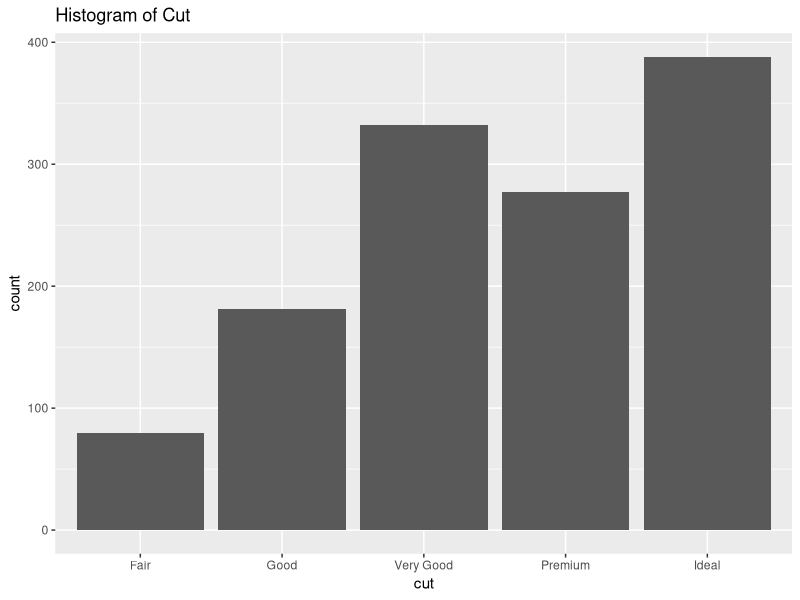
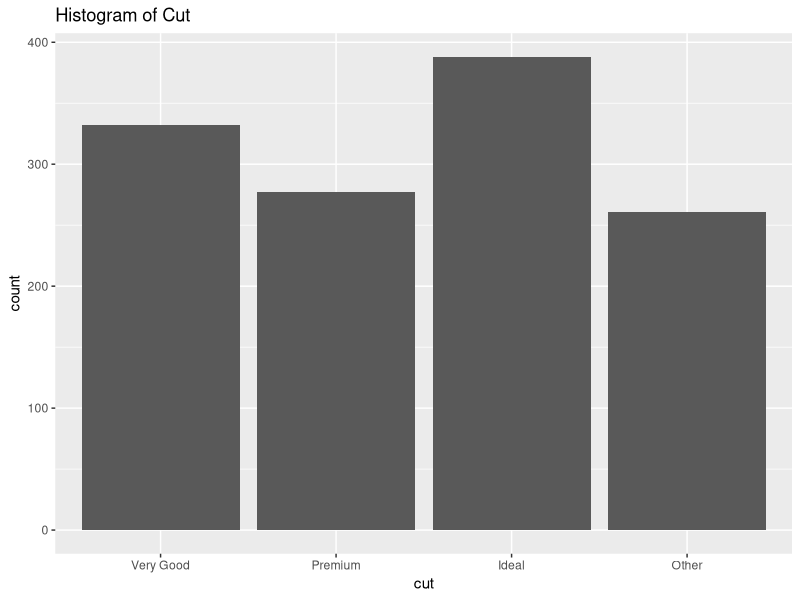
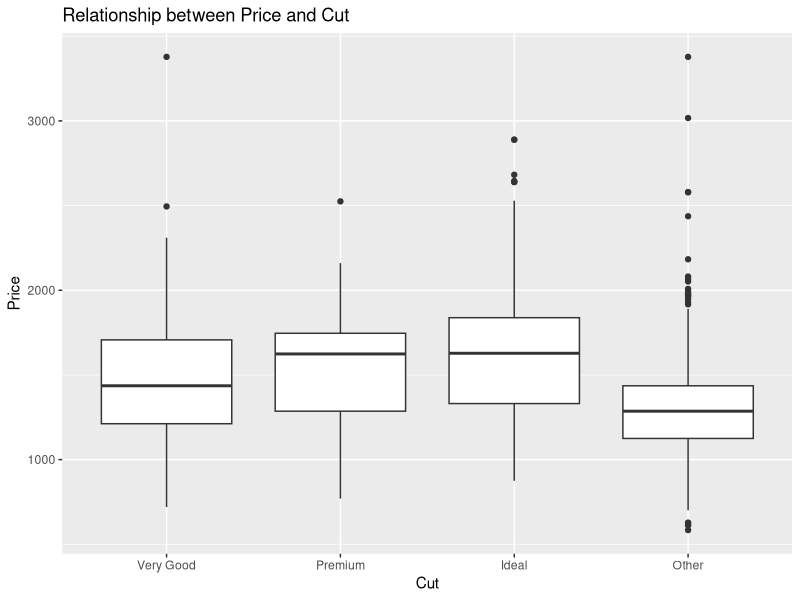
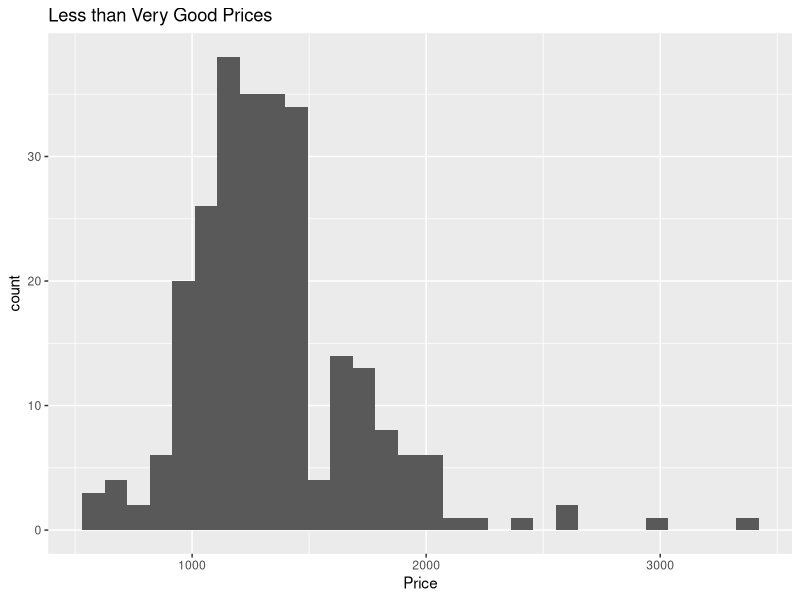
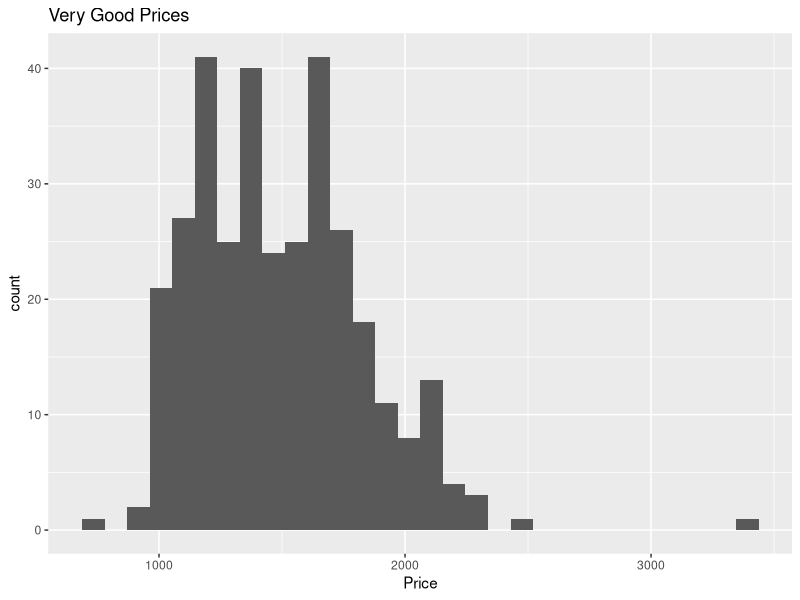
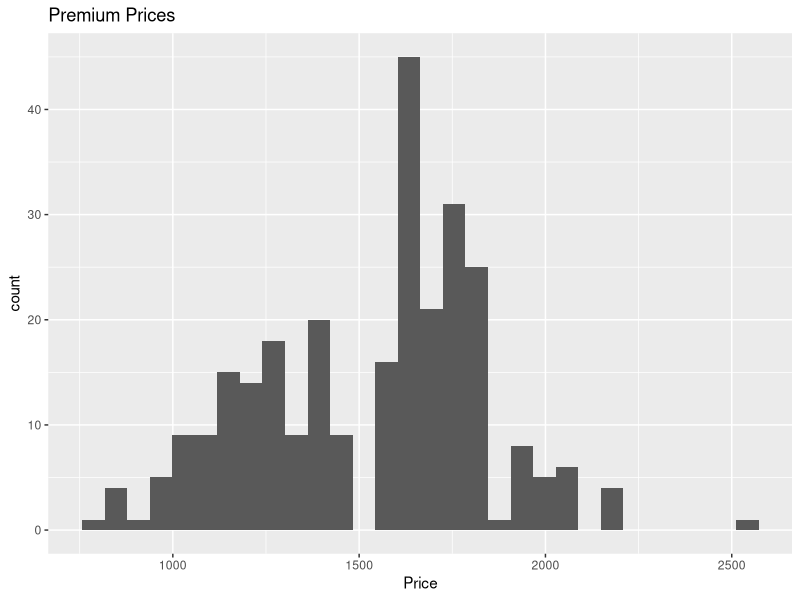
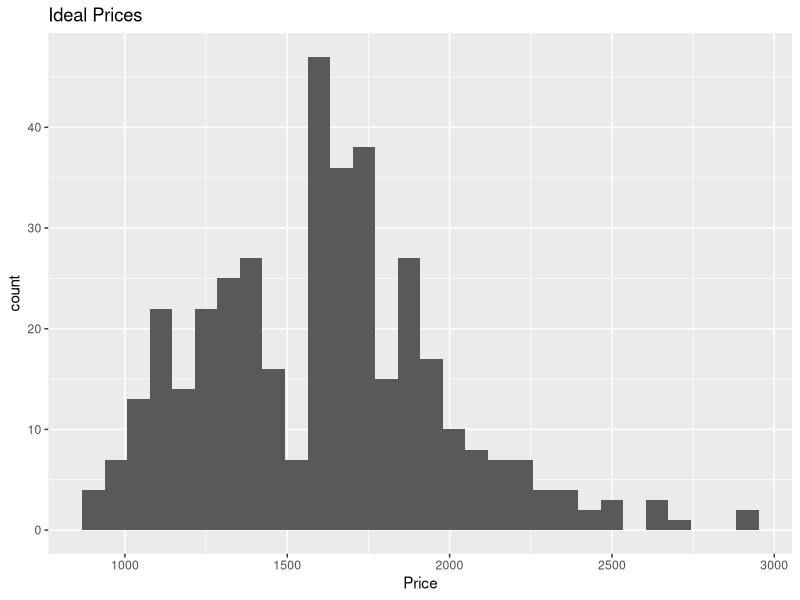
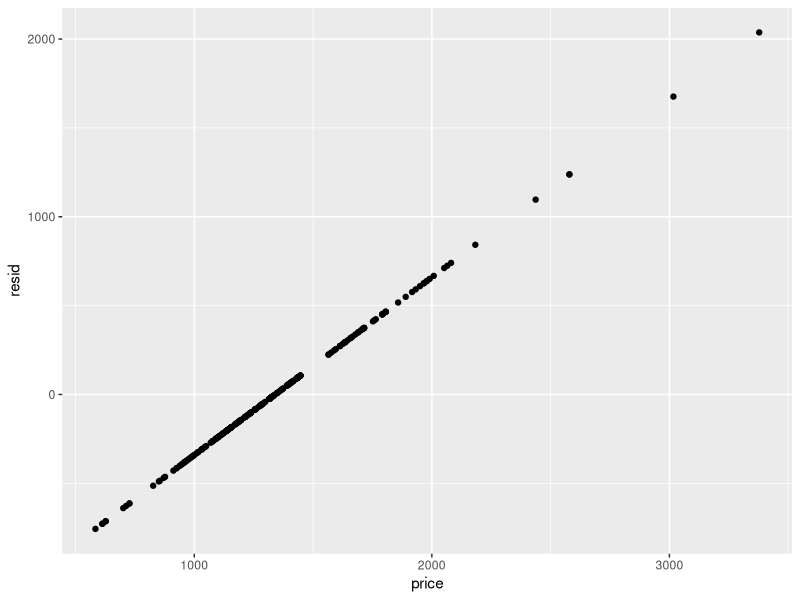

These figures' R source, in order:
## ---- chunk 1
knitr::opts_chunk$set(echo = TRUE)
library(tidyverse)
library(knitr)
library(broom)
## ---- chunk 2
data <- diamonds %>% 
  filter(carat == 0.5)
glimpse(data)
## ---- chunk 3
ggplot(data = data, aes(x = cut)) +
  geom_bar() +
  labs(title = "Histogram of Cut")
## ---- chunk 4
lumpeddata <- data %>%
  mutate(cut = fct_lump_n(cut, n=3))

ggplot(data = lumpeddata, aes(x = cut)) +
  geom_bar() +
  labs(title = "Histogram of Cut")
## ---- chunk 5
plot <- ggplot(data = lumpeddata, aes(x = cut, y = price)) +
  geom_boxplot() +
  labs(title = "Relationship between Price and Cut",
       x = "Cut",
       y = "Price")

plot
## ---- chunk 6
lumpeddata %>%
  group_by(cut) %>% 
  summarise(mean = mean(price),
            std_dev = sd(price),
            num_observations = n()
  )
## ---- chunk 7
badcut <- lumpeddata %>%
  filter(cut == "Other")
ggplot(data = badcut, aes(x = price)) +
  geom_histogram() +
  labs(title = "Less than Very Good Prices",
       x = "Price")

verygoodcut <- lumpeddata %>%
  filter(cut == "Very Good")
ggplot(data = verygoodcut, aes(x = price)) +
  geom_histogram() +
  labs(title = "Very Good Prices",
       x = "Price")

premiumcut <- lumpeddata %>%
  filter(cut == "Premium")
ggplot(data = premiumcut, aes(x = price)) +
  geom_histogram() +
  labs(title = "Premium Prices",
       x = "Price")

idealcut <- lumpeddata %>%
  filter(cut == "Ideal")
ggplot(data = idealcut, aes(x = price)) +
  geom_histogram() +
  labs(title = "Ideal Prices",
       x = "Price")

## ---- chunk 8
model <- lm(price ~ cut, data = lumpeddata)
tidy(model) %>% 
  kable(format="markdown", digits=3)
lumpeddata <- lumpeddata %>% 
  mutate(resid = residuals(model))

badcut <- lumpeddata %>%
  filter(cut == "Other")
ggplot(data = badcut, aes(x = price, y = resid)) +
  geom_point()


verygoodcut <- lumpeddata %>%
  filter(cut == "Very Good")
ggplot(data = verygoodcut, aes(x = price, y = resid)) +
  geom_point()

premiumcut <- lumpeddata %>%
  filter(cut == "Premium")
ggplot(data = premiumcut, aes(x = price, y = resid)) +
  geom_point()

idealcut <- lumpeddata %>%
  filter(cut == "Ideal")
ggplot(data = idealcut, aes(x = price, y = resid)) +
  geom_point()
## ---- chunk 9
model <- lm(price ~ cut, data = lumpeddata)
kable(anova(model), format="markdown",digits=6)

## ---- chunk 10
tidy(model) %>% 
  kable(format="markdown", digits=3)

summary(model)$coef[,2] 
